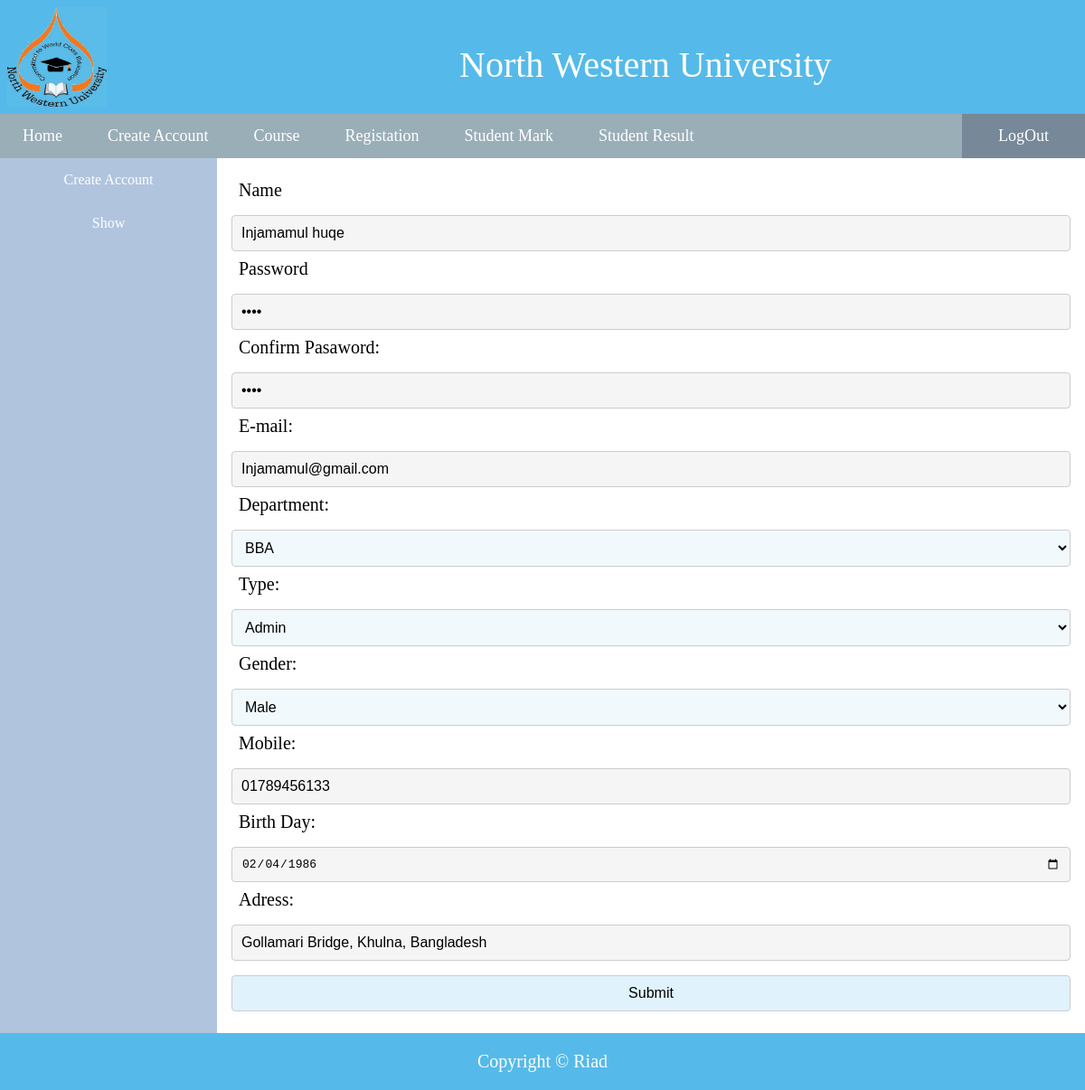
Page /Account/Update_Account.php?id=20121001 (signed in) on the committed database.
### tables this page shows
CREATE TABLE `user_table` (
  `name` varchar(200) NOT NULL,
  `id` varchar(200) NOT NULL,
  `password` varchar(100) NOT NULL,
  `email` varchar(150) NOT NULL,
  `dep` int(11) NOT NULL,
  `session` varchar(50) NOT NULL,
  `type` int(11) NOT NULL,
  `gender` varchar(10) NOT NULL,
  `mobile` varchar(20) NOT NULL,
  `birth` varchar(20) DEFAULT NULL,
  `adress` varchar(255) DEFAULT NULL,
  `location` varchar(255) DEFAULT NULL,
  `longitude` varchar(255) DEFAULT NULL,
  `latitude` varchar(255) DEFAULT NULL
);

CREATE TABLE `dep_table` (
  `no` int(11) NOT NULL,
  `dep` varchar(50) NOT NULL
);

CREATE TABLE `type_table` (
  `no` int(11) NOT NULL,
  `type` varchar(20) NOT NULL
);

### Connection.php (called while the page is built)
<?php
  $serverName="localhost";
        $dataBase="id1337164_nwu";
        $user="root";
        $passWord="";
         try
            {
              $connection = new PDO("mysql:host=$serverName;dbname=$dataBase", $user , $passWord);
              $connection->setAttribute(PDO::ATTR_ERRMODE,PDO::ERRMODE_EXCEPTION);
              return $connection;
            }
            catch(Exception $e)
            {
            die( print_r( $e->getMessage() ) );
            }
?>

### Account/Update_Account.php (the view, shortened to what this page needs)
<?php
  include_once './Create_Account_Data_Base.php';
  $oj=new Create_Account();
class Create_Account {
     private $dataBaseOj="";
     private $data=["name","password","confirmPassword","email","dep","type","gender","mobile","birthDay","adress"];
     private $data1=["Name","Password","Confirm Pasaword:","E-mail:","Department:","Type:","Gender:","Mobile:","Birth Day:","Adress:"];
    public function __construct() {
        include '../Lay_Out/Lay_Out.php';
        $this->dataBaseOj=new Create_Account_Data_Base();
        $this->Account_Article();
    }
    public function Account_Article()
    {
          $from= $this->Data().$this->Google_Map_Location() .$this->Java_Script();
    }
    public function Data()
    {
        for($l=0;$l<10;$l++)
        {
            $value[$l]="";
        }
        if(isset($_GET['id']))
           {
            $data=$this->dataBaseOj->Search_Data_By_Id($_GET['id']);
             for($l=0;$l<10;$l++)
                {
                   if($l==0)
                   {
                     $value[$l]="";
                     $value[$l]=$data[$l];
                   }
                   else if($l==1 || $l==2)
                   {
                     $value[$l]="";
                     $value[$l]=$data[1];
                   }
                   else
                   {
                     $value[$l]="";
                     $value[$l]=$data[$l-1];
                   }
                }
           }
       $from='<form action="./Update_Account_Chack.php" method="POST" name="from" id="from">';
        for($i=0;$i<10;$i++)
        {
            if($i==4)
            {
                $from=$from.'<p>' .$this->data1[$i].'</p>';
                $from=$from.'<Select name="dep" value="'.$value[$i].'" >
                 '.$this->dataBaseOj->Show_All_Department().'
                </select>';
            }
            else if($i==5)
            {
                $from=$from.'<p>' .$this->data1[$i].'</p>';
                $from=$from.'<Select name="type" value="'.$value[$i].'" >
                 '.$this->dataBaseOj->Show_All_Type().'
                </select>';
            }
            else if($i==6)
            {
                $from=$from.'<p>' .$this->data1[$i].'</p>';
                $from=$from.'<Select name="gender" value="'.$value[$i].'" >
                       <option value="Male">  Male </option>
                       <option value="Female">  Female </option>
                       <option value="Other">  Other </option>
                </select>';
            }
            else if($i==8)
            {
                $from=$from.'<p>' .$this->data1[$i].'</p>';
                 $from=$from.'<input class="markIn" type="date" id="'.$this->data[$i].'" name="'.$this->data[$i].'" placeholder="'.$this->data[$i].
                         '" value="'.$value[$i].'"  onchange="Get_Value'.$i.'()"/>';
            }
            else if($i==1 || $i==2)
            {
                $from=$from.'<p>' .$this->data1[$i].'</p>';
                 $from=$from.'<input class="markIn" type="password" id="'.$this->data[$i].'" name="'.$this->data[$i].'" placeholder="'.$this->data[$i].
                         '"  value="'.$value[$i].'" onchange="Get_Value'.$i.'()"/>';
            }
            else
            {
                $from=$from.'<p>' .$this->data1[$i].'</p>';
                 $from=$from.'<input class="markIn" type="text" id="'.$this->data[$i].'" name="'.$this->data[$i].'" placeholder="'.$this->data[$i].
                         '" value="'.$value[$i].'" onchange="Get_Value'.$i.'()"/>';
            }
        }
           $from=$from.'<br><label id="lblresult"></label>
                         <input type="hidden" id="location" name="location">
                        <input type="hidden" id="latitude" name="latitude">
                        <input type="hidden" id="longitude" name="longitude">
                        <input type="hidden"  id="id" name="id"  value="'.$_GET['id'].'">
                          <br><input type="submit" name="submit" />
              </form>';
           return $from;
    }
    public function Java_Script()
{
    $data='';
    for($i=0;$i<10;$i++)
    {
        if($i!=4 &&$i!=5&&$i!=6)
        {
            $data=$data.
              '<script type="text/javascript">
                  function Get_Value'.$i.'() {
                var getValue =document.from.'.$this->data[$i].'.value;
                var i =Number('.$i.');
                var pass="";
                 if(i==2)
                 {
                   pass= document.from.password.value;
                 }
                try {
                    if(getValue.length <4 )
                      {
                       throw "Value Is More Then 4 !!!";
                      }
                     if(/^\w+([\.-]?\w+)*@\w+([\.-]?\w+)*(\.\w{2,3})+$/.test(getValue)==false && i==3)
                      {
                        throw "In Valid Email !!!";
                      }
                    if(pass.localeCompare(getValue)!=0 && i==2)
                       {
                         throw "Password Is Not Match !!!";
                       }
                     if(isNaN(getValue) && i==7)
                      {
                      throw "Mobile Is Not Charecter !!!";
                      }
                      if(!isNaN(getValue) && i==0)
                      {
                      throw "Name Is Not Number !!!";
                      }
                }
                catch(err) {
                    alert(err);
                }
             }
         </script>';
        }
       }
    return $data;
 }
 public function Google_Map_Location()
{
     $data=
              ' <script type="text/javascript" src="mytest.js"></script>
                    <script type="text/javascript" src="https://maps.googleapis.com/maps/api/js?key=AIzaSyDuuKarQ6iRzy71iMmY-1GKmT0REgrYw30&libraries=places"></script>
                    <script type="text/javascript">
                        google.maps.event.addDomListener(window, "load", intilize);
                        function intilize() {
                            var autocomplete = new google.maps.places.Autocomplete(document.getElementById("adress"));
                            google.maps.event.addListener(autocomplete, "place_changed", function () {
                                var place = autocomplete.getPlace();
                                var location = "<br>Address: " + place.formatted_address + "<br/>";
                                location += "Latitude: " + place.geometry.location.lat() + "<br>";
                                location += "Longitude: " + place.geometry.location.lng() + "<br>";
                                document.getElementById("lblresult").innerHTML = location
                                var longitude = place.geometry.location.lng();
                                var latitude = place.geometry.location.lat();
                                var location = place.formatted_address;
                                var locationForm = document.getElementById("location");
                                var latitudeForm = document.getElementById("latitude");
                                var longitudeForm = document.getElementById("longitude");
                                locationForm.value = location;
                                longitudeForm.value = longitude;
                                latitudeForm.value = latitude;
                            });
                        }
                        ;
                    </script>';
     return $data;
 }
}
?>

### Lay_Out/Lay_Out_CSS.php (style rules this page uses)
* { -webkit-box-sizing: border-box; -moz-box-sizing: border-box; box-sizing: border-box; border-collapse: collapse; margin: 0; padding: 0; }
.markIn { background-color:whitesmoke; color: black; }
p { text-align: left; padding: 8px; font-size: 20; }
input,submit,select { width:100%; padding: 10px 10px; margin: 8px 0; display: inline-block; border: 1px solid #ccc; border-radius: 4px; box-sizing: border-box; font-size: medium; float:left; background-color:#f1f9fd; }
input,submit,select:hover { background-color:#e0f2fb; }

### rows in the picture
user_table: name "Injamamul huqe", email "Injamamul@gmail.com", gender "Male", mobile "01789456133", birthDay "02/04/1986", adress "Gollamari Bridge, Khulna, Bangladesh"
dep_table: dep "BBA"
type_table: type "Admin"

### other values in the picture
$this->data1[$i] "Name E-mail: Mobile: Adress:"
$this->data1[$i] "Password Confirm Pasaword:"
$this->data1[$i] "Department:"
$this->data1[$i] "Type:"
$this->data1[$i] "Gender:"
$this->data1[$i] "Birth Day:"
